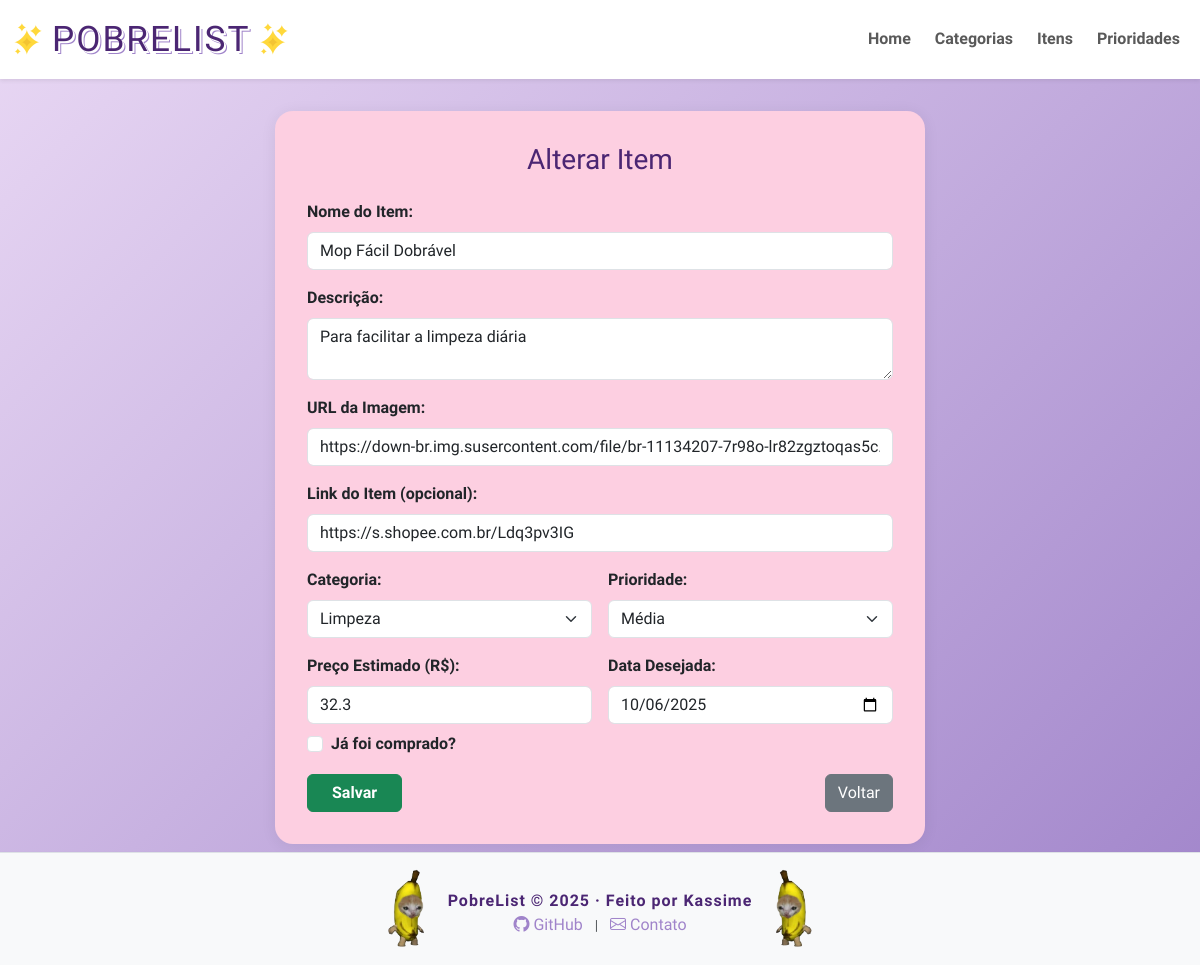
The page /view/itens/alterar.php?id=22 on the database as committed earlier.
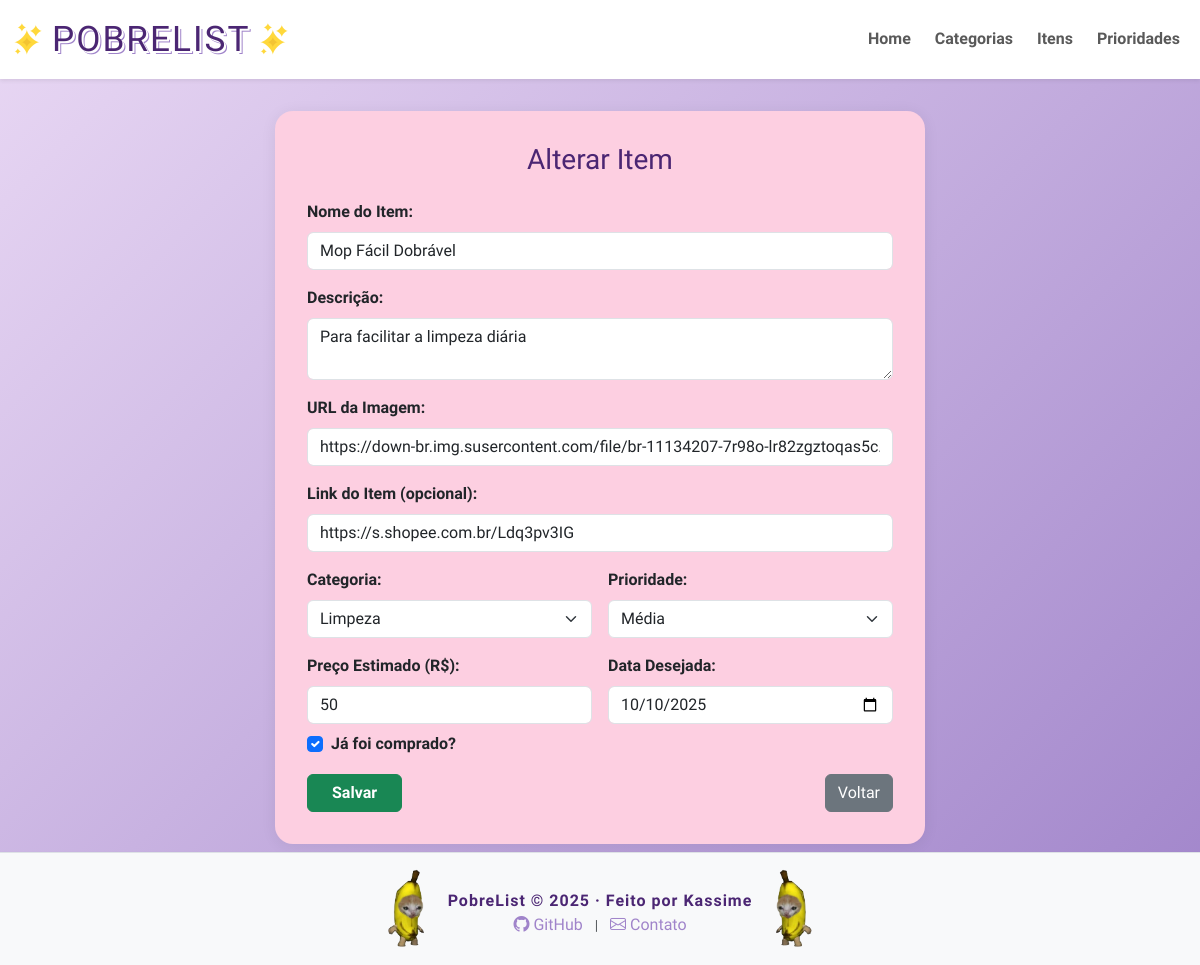
The same page on the database as committed later.
### tables this page shows
CREATE TABLE `item` (
  `id` int NOT NULL,
  `nome` varchar(150) NOT NULL,
  `descricao` text NOT NULL,
  `categoria_id` int NOT NULL,
  `prioridade_id` int NOT NULL,
  `preco_estimado` decimal(10,2) NOT NULL DEFAULT '0.00',
  `url_imagem` varchar(255) DEFAULT NULL,
  `url_web` varchar(255) DEFAULT NULL,
  `data_desejo` date NOT NULL,
  `comprado` tinyint(1) NOT NULL DEFAULT '0'
);

CREATE TABLE `categoria` (
  `id` int NOT NULL,
  `nome` varchar(100) NOT NULL,
  `categoria_cor` varchar(7) NOT NULL
);

CREATE TABLE `prioridade` (
  `id` int NOT NULL,
  `nivel` varchar(50) NOT NULL,
  `prioridade_cor` varchar(7) NOT NULL
);

### view/itens/alterar.php (called while the page is built, shortened)
<?php
require_once(__DIR__ . '/../../model/Item.php');
require_once(__DIR__ . '/../../model/Categoria.php');
require_once(__DIR__ . '/../../model/Prioridade.php');
require_once(__DIR__ . '/../../controller/ItemController.php');
if (isset($_POST['nome'])) {
	$id = is_numeric($_POST['id']) ? (int)$_POST['id'] : null;
	$nome = trim($_POST['nome']) ?: null;
	$descricao = trim($_POST['descricao']) ?: null;
	$urlImagem = trim($_POST['url_imagem']) ?: null;
	$urlWeb = trim($_POST['url_web']) ?: null;
	$idCategoria = is_numeric($_POST['categoria']) ? (int)$_POST['categoria'] : null;
	$idPrioridade = is_numeric($_POST['prioridade']) ? (int)$_POST['prioridade'] : null;
	$precoEstimado = isset($_POST['preco_estimado']) && is_numeric($_POST['preco_estimado']) ? (float)$_POST['preco_estimado'] : null;
	$dataDesejo = trim($_POST['data_desejo']) ?: null;
	$comprado = isset($_POST['comprado']) && $_POST['comprado'] == '1';
	$item = new Item();
	$item->setId($id);
	$item->setNome($nome);
	$item->setDescricao($descricao);
	$item->setUrlImagem($urlImagem);
	$item->setUrlWeb($urlWeb);
	$categoria = new Categoria();
	$categoria->setId($idCategoria);
	$item->setCategoria($categoria);
	$prioridade = new Prioridade();
	$prioridade->setId($idPrioridade);
	$item->setPrioridade($prioridade);
	$item->setPrecoEstimado($precoEstimado);
	$item->setDataDesejo($dataDesejo);
	$item->setComprado($comprado);
	$itemCont = new ItemController();
	$erros = $itemCont->alterar($item);
	if (!$erros) {
		header('Location: listar.php');
		exit;
	} else {
		$msgErro = implode('<br>', $erros);
	}
} else {
	$id = isset($_GET['id']) ? $_GET['id'] : null;
	$itemCont = new ItemController();
	$item = $itemCont->buscarPorId($id);
}
include_once(__DIR__ . '/form.php');

### util/Connection.php (called while the page is built, shortened)
<?php
class Connection {
    private static $conn = null;
    public static function getConnection() {
        if(self::$conn == null) {
            try {
                $opcoes = array(
                    PDO::MYSQL_ATTR_INIT_COMMAND => "SET NAMES utf8",
                    PDO::ATTR_ERRMODE => PDO::ERRMODE_EXCEPTION,
                    PDO::ATTR_DEFAULT_FETCH_MODE => PDO::FETCH_ASSOC);
                $strConn = "mysql:host=" . DB_HOST . ";dbname=" . DB_NAME;
                self::$conn = new PDO($strConn, DB_USER, DB_PASSWORD, $opcoes);
            } catch(PDOException $e) {
                echo "Erro ao conectar na base de dados.<br>";
                print_r($e);
            }
        }
        return self::$conn;
    }
}

### controller/ItemController.php (called while the page is built, shortened)
<?php
require_once(__DIR__ . '/../dao/ItemDAO.php');
require_once(__DIR__ . '/../model/Item.php');
class ItemController {
	private ItemDAO $itemDAO;
	public function __construct() {
		$this->itemDAO = new ItemDAO();
	}
	public function buscarPorId(int $id) {
		return $this->itemDAO->buscarPorId($id);
	}
}

### dao/ItemDAO.php (called while the page is built, shortened)
<?php
require_once(__DIR__ . '/../model/Item.php');
require_once(__DIR__ . '/../model/Categoria.php');
require_once(__DIR__ . '/../model/Prioridade.php');
require_once(__DIR__ . '/../util/Connection.php');
class ItemDAO
{
	private $conn;
	public function __construct()
	{
		$this->conn = Connection::getConnection();
	}
	public function buscarPorId($id)
	{
		$sql = "SELECT i.*,
               c.nome as categoria_nome,
               c.categoria_cor,
               p.nivel as prioridade_nivel,
               p.prioridade_cor
        FROM item i
        JOIN categoria c ON i.categoria_id = c.id
        JOIN prioridade p ON i.prioridade_id = p.id
        WHERE i.id = ?";
		$stmt = $this->conn->prepare($sql);
		$stmt->execute([$id]);
		$row = $stmt->fetch(PDO::FETCH_ASSOC);
		if ($row) {
			$item = new Item();
			$item->setId($row['id'])
				->setNome($row['nome'])
				->setDescricao($row['descricao'])
				->setPrecoEstimado($row['preco_estimado'])
				->setDataDesejo($row['data_desejo'])
				->setUrlImagem(isset($row['url_imagem']) ? $row['url_imagem'] : null)
				->setUrlWeb(isset($row['url_web']) ? $row['url_web'] : null)
				->setComprado(isset($row['comprado']) ? (bool)$row['comprado'] : false);
			$categoria = new Categoria();
			$categoria->setId($row['categoria_id'])
				->setNome($row['categoria_nome'])->setCor($row['categoria_cor']);
			$prioridade = new Prioridade();
			$prioridade->setId($row['prioridade_id'])
				->setNivel($row['prioridade_nivel'])->setCor($row['prioridade_cor']);
			$item->setCategoria($categoria);
			$item->setPrioridade($prioridade);
			return $item;
		}
		return null;
	}
}

### model/Item.php (called while the page is built)
<?php
require_once(__DIR__ . "/Prioridade.php");
require_once(__DIR__ . "/Categoria.php");
class Item {
    private ?int $id;
    private ?string $nome;
    private ?string $descricao;
    private ?Categoria $categoria;
    private ?Prioridade $prioridade;
    private ?float $precoEstimado;
    private ?string $dataDesejo;
    private ?string $urlImagem;
    private ?string $urlWeb;
    private bool $comprado = false;
    public function getUrlWeb(): ?string
    {
        return $this->urlWeb;
    }
    public function setUrlWeb(?string $urlWeb): self
    {
        $this->urlWeb = $urlWeb;
        return $this;
    }
    public function getUrlImagem(): ?string
    {
        return $this->urlImagem;
    }
    public function setUrlImagem(?string $urlImagem): self
    {
        $this->urlImagem = $urlImagem;
        return $this;
    }
    public function isComprado(): bool {
        return $this->comprado;
    }
    public function setComprado(bool $comprado): self {
        $this->comprado = $comprado;
        return $this;
    }
    public function getId(): ?int
    {
        return $this->id;
    }
    public function setId(?int $id): self
    {
        $this->id = $id;
        return $this;
    }
    public function getNome(): ?string
    {
        return $this->nome;
    }
    public function setNome(?string $nome): self
    {
        $this->nome = $nome;
        return $this;
    }
    public function getDescricao(): ?string
    {
        return $this->descricao;
    }
    public function setDescricao(?string $descricao): self
    {
        $this->descricao = $descricao;
        return $this;
    }
    public function getCategoria(): ?Categoria
    {
        return $this->categoria;
    }
    public function setCategoria(?Categoria $categoria): self
    {
        $this->categoria = $categoria;
        return $this;
    }
    public function getPrioridade(): ?Prioridade
    {
        return $this->prioridade;
    }
    public function setPrioridade(?Prioridade $prioridade): self
    {
        $this->prioridade = $prioridade;
        return $this;
    }
    public function getPrecoEstimado(): ?float
    {
        return $this->precoEstimado;
    }
    public function setPrecoEstimado(?float $precoEstimado): self
    {
        $this->precoEstimado = $precoEstimado;
        return $this;
    }
    public function getDataDesejo(): ?string
    {
        return $this->dataDesejo;
    }
    public function setDataDesejo(?string $dataDesejo): self
    {
        $this->dataDesejo = $dataDesejo;
        return $this;
    }
}

### model/Categoria.php (called while the page is built, shortened)
<?php
class Categoria {
	private ?int $id;
	private ?string $nome;
	public function getId(): ?int
	{
		return $this->id;
	}
	public function setId(?int $id): self
	{
		$this->id = $id;
		return $this;
	}
	public function getNome(): ?string
	{
		return $this->nome;
	}
	public function setNome(?string $nome): self
	{
		$this->nome = $nome;
		return $this;
	}
	public function setCor(?string $cor): self
	{
		return $this;
	}
}

### model/Prioridade.php (called while the page is built, shortened)
<?php
class Prioridade {
	private ?int $id;
	private ?string $nivel;
	public function getId(): ?int
	{
		return $this->id;
	}
	public function setId(?int $id): self
	{
		$this->id = $id;
		return $this;
	}
	public function getNivel(): ?string
	{
		return $this->nivel;
	}
	public function setNivel(?string $nivel): self
	{
		$this->nivel = $nivel;
		return $this;
	}
	public function setCor(?string $cor): self
	{
		return $this;
	}
}

### controller/CategoriaController.php (called while the page is built, shortened)
<?php
require_once(__DIR__ . '/../dao/CategoriaDAO.php');
require_once(__DIR__ . '/../model/Categoria.php');
class CategoriaController {
	private CategoriaDAO $categoriaDAO;
	public function __construct() {
		$this->categoriaDAO = new CategoriaDAO();
	}
	public function listar() {
		return $this->categoriaDAO->listar();
	}
}

### dao/CategoriaDAO.php (called while the page is built, shortened)
<?php
require_once(__DIR__ . '/../model/Categoria.php');
require_once(__DIR__ . '/../util/Connection.php');
class CategoriaDAO {
	private $conn;
	public function __construct() {
		$this->conn = Connection::getConnection();
	}
	public function listar() {
		$sql = "SELECT * FROM categoria";
		$stmt = $this->conn->prepare($sql);
		$stmt->execute();
		$result = $stmt->fetchAll(PDO::FETCH_ASSOC);
		$categorias = [];
		foreach ($result as $row) {
			$cat = new Categoria();
			$cat->setId($row['id'])
				->setNome($row['nome'])
				->setCor($row['categoria_cor']);
			$categorias[] = $cat;
		}
		return $categorias;
	}
}

### controller/PrioridadeController.php (called while the page is built, shortened)
<?php
require_once(__DIR__ . '/../dao/PrioridadeDAO.php');
require_once(__DIR__ . '/../model/Prioridade.php');
class PrioridadeController {
	private PrioridadeDAO $prioridadeDAO;
	public function __construct() {
		$this->prioridadeDAO = new PrioridadeDAO();
	}
	public function listar() {
		return $this->prioridadeDAO->listar();
	}
}

### dao/PrioridadeDAO.php (called while the page is built, shortened)
<?php
require_once(__DIR__ . '/../util/Connection.php');
require_once(__DIR__ . '/../model/Prioridade.php');
class PrioridadeDAO
{
	private $conn;
	public function __construct()
	{
		$this->conn = Connection::getConnection();
	}
	public function listar()
	{
		$sql = "SELECT * FROM prioridade";
		$stmt = $this->conn->prepare($sql);
		$stmt->execute();
		$result = $stmt->fetchAll(PDO::FETCH_ASSOC);
		$prioridades = [];
		foreach ($result as $row) {
			$prioridade = new Prioridade();
			$prioridade->setId($row['id']);
			$prioridade->setNivel($row['nivel']);
			$prioridade->setCor($row['prioridade_cor']);
			$prioridades[] = $prioridade;
		}
		return $prioridades;
	}
}

### view/itens/form.php (the view, shortened to what the rows shown need)
<?php
require_once(__DIR__ . '/../../controller/CategoriaController.php');
require_once(__DIR__ . '/../../controller/PrioridadeController.php');
require_once(__DIR__ . '/../../controller/ItemController.php');
$categoriaCont = new CategoriaController();
$prioridadeCont = new PrioridadeController();
$categorias = $categoriaCont->listar();
$prioridades = $prioridadeCont->listar();
$item = isset($item) ? $item : null;
$title =  $item && $item->getId() > 0 ? 'Alterar' : 'Adicionar';
include_once(__DIR__ . "/../include/header.php");
?>
<div class="container my-2 d-flex justify-content-center ">
    <div class="w-100" style="max-width: 650px; background-color: #fdcfe1ff; border-radius: 18px; box-shadow: 0 2px 16px #0001; padding: 32px 24px;">
    <h3 class="mb-4 text-center" style="font-family:'Fredoka One', Arial, sans-serif; color:#4b2673;">
        <?= $title?> Item
    </h3>
    <form method="POST" class="row g-3 mx-auto">
        <div class="col-12">
            <label for="txtNome" class="form-label fw-bold">Nome do Item:</label>
            <input type="text" class="form-control" id="txtNome" name="nome" placeholder="Ex: Fone de ouvido" value="<?= $item ? $item->getNome() : '' ?>">
        </div>
        <div class="col-12">
            <label for="txtDescricao" class="form-label fw-bold">Descrição:</label>
            <textarea class="form-control" id="txtDescricao" name="descricao" rows="2" placeholder="Detalhes do item"><?= $item ? $item->getDescricao() : '' ?></textarea>
        </div>
        <div class="col-12">
            <label for="txtUrlImagem" class="form-label fw-bold">URL da Imagem:</label>
            <input type="text" class="form-control" id="txtUrlImagem" name="url_imagem" placeholder="https://exemplo.com/imagem.jpg" value="<?= $item ? $item->getUrlImagem() : '' ?>">
        </div>
        <div class="col-12">
            <label for="txtUrlWeb" class="form-label fw-bold">Link do Item (opcional):</label>
            <input type="url" class="form-control" id="txtUrlWeb" name="url_web" placeholder="https://exemplo.com/produto" value="<?= $item ? $item->getUrlWeb() : '' ?>">
        </div>
        <div class="col-md-6">
            <label for="selCategoria" class="form-label fw-bold">Categoria:</label>
            <select class="form-select" id="selCategoria" name="categoria">
                <?php foreach ($categorias as $c): ?>
                    <option value="<?= $c->getId() ?>" <?= $item && $item->getCategoria() && $item->getCategoria()->getId() == $c->getId() ? 'selected' : '' ?>><?= $c->getNome() ?></option>
                <?php endforeach; ?>
            </select>
        </div>
        <div class="col-md-6">
            <label for="selPrioridade" class="form-label fw-bold">Prioridade:</label>
            <select class="form-select" id="selPrioridade" name="prioridade">
                <?php foreach ($prioridades as $p): ?>
                    <option value="<?= $p->getId() ?>" <?= $item && $item->getPrioridade() && $item->getPrioridade()->getId() == $p->getId() ? 'selected' : '' ?>><?= $p->getNivel() ?></option>
                <?php endforeach; ?>
            </select>
        </div>
        <div class="col-md-6">
            <label for="txtPreco" class="form-label fw-bold">Preço Estimado (R$):</label>
            <input type="number" step="0.01" min="0" class="form-control" id="txtPreco" name="preco_estimado" placeholder="0,00" value="<?= $item ? $item->getPrecoEstimado() : '' ?>">
        </div>
        <div class="col-md-6">
            <label for="txtDataDesejo" class="form-label fw-bold">Data Desejada:</label>
            <input type="date" class="form-control" id="txtDataDesejo" name="data_desejo" value="<?= $item ? $item->getDataDesejo() : '' ?>">
        </div>
        <div class="col-12 d-flex align-items-center mt-2">
            <div class="form-check">
                <input class="form-check-input" type="checkbox" id="chkComprado" name="comprado" value="1" <?= $item && $item->isComprado() ? 'checked' : '' ?>>
                <label class="form-check-label fw-bold" for="chkComprado">Já foi comprado?</label>
            </div>
        </div>
        <div class="col-12 d-flex justify-content-between align-items-center mt-3">
        </div>
    </form>
    </div>
</div>
<?php include_once(__DIR__ . '/../include/footer.php'); ?>

Rows that differ between the two databases and show on the page:
changed item "Alterar": preco_estimado "32.3" → "50"; data_desejo "10/06/2025" → "10/10/2025"; comprado "☐" → "☑"
